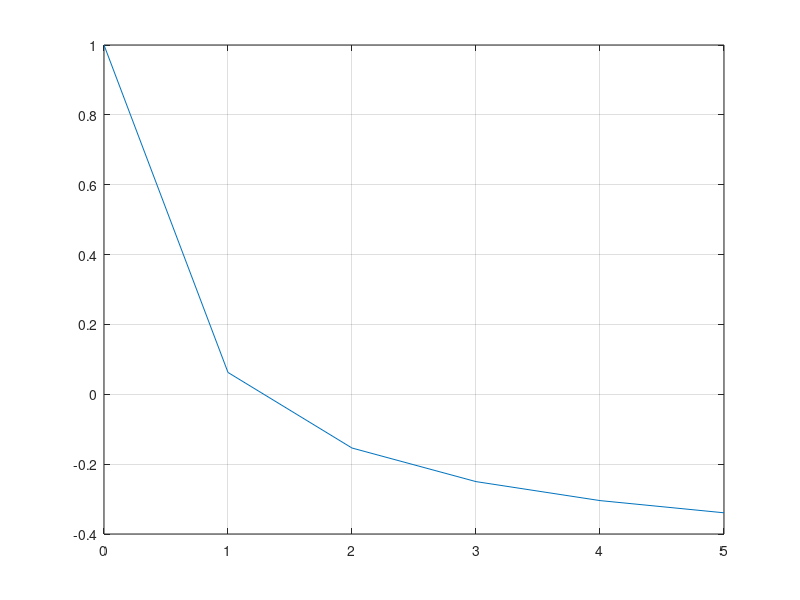

The MATLAB source for this figure:
clear all;
close all;
clc;

t = 2.0;          % tid (s)
b = 1.0;          % hjulbasen (m)
aL = 0.4;         % acceleration vänster hjul (m/s^2)
wL = 1.0;         % hastighet vänster hjul (m/s)
wR = 3.0;         % hastighet höger hjul (m/s)
R = 1.0; % Radien

vL = aL * t + wL;
    
%R = @(t) (b * ( (aR*t + wR) + vL )) ./ (2 * ( (aR*t + wR) - vL ))


f = @(aR) (b * ( (aR*t + wR) + vL )) ./ (2 * ( (aR*t + wR) - vL )) - R;  % Nollställesfunktionen
df = @(aR) - (b * t * vL) ./ ((aR*t + wR - vL).^2 ); % Derivatan för nollställefunktionen


% (1) Plot av aR
aR_test = [0:1:5];

svarsvektor = [f(aR_test)]

plot(aR_test,svarsvektor)

grid on;
hold on;

% (2) Newton

aR = 1.0; % Gissad, vald till 1 utifrån plot.
tolerans = 1e-6;

%for i = 1:max_iteration
while 1
    f_varde = f(aR)
    df_varde = df(aR)

    aR_ny = aR - f_varde / df_varde;
    fel = abs(aR_ny - aR)
    
    disp(i)
    disp(aR_ny)
    disp(fel)

    if fel < tolerans
        disp('hittat aR!')
        disp( aR_ny)
        break
    end

    aR = aR_ny;
end
